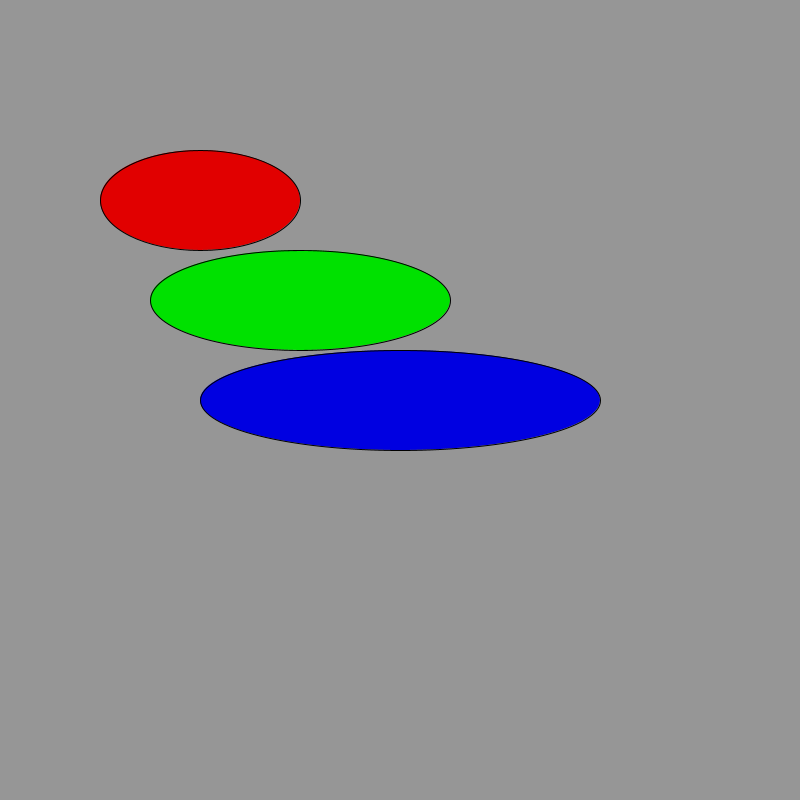
Frame 1 (no input)
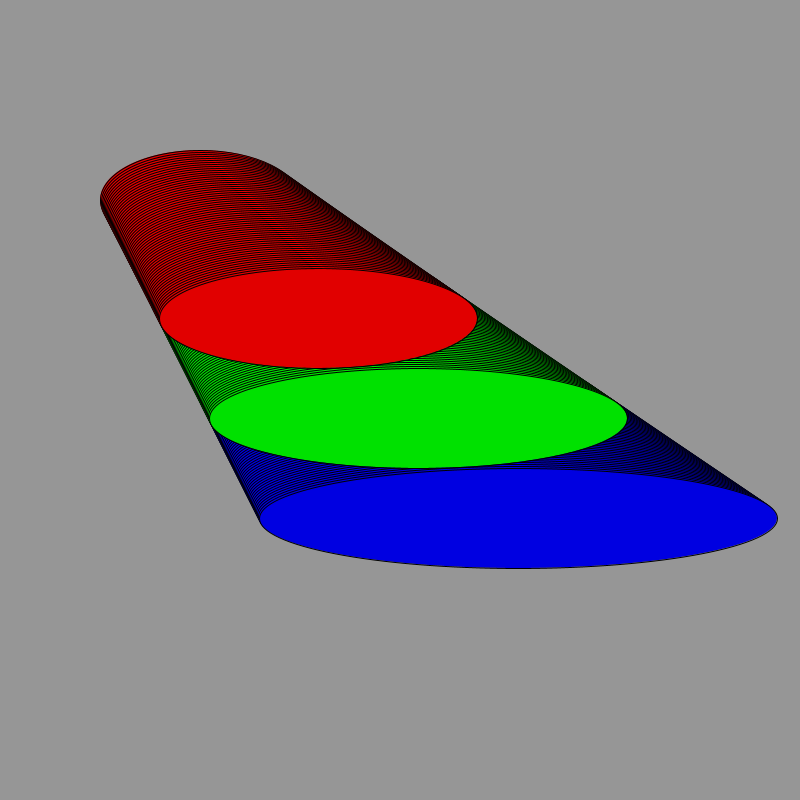
Frame 60 (the mouse pressed at the canvas centre just before this capture)
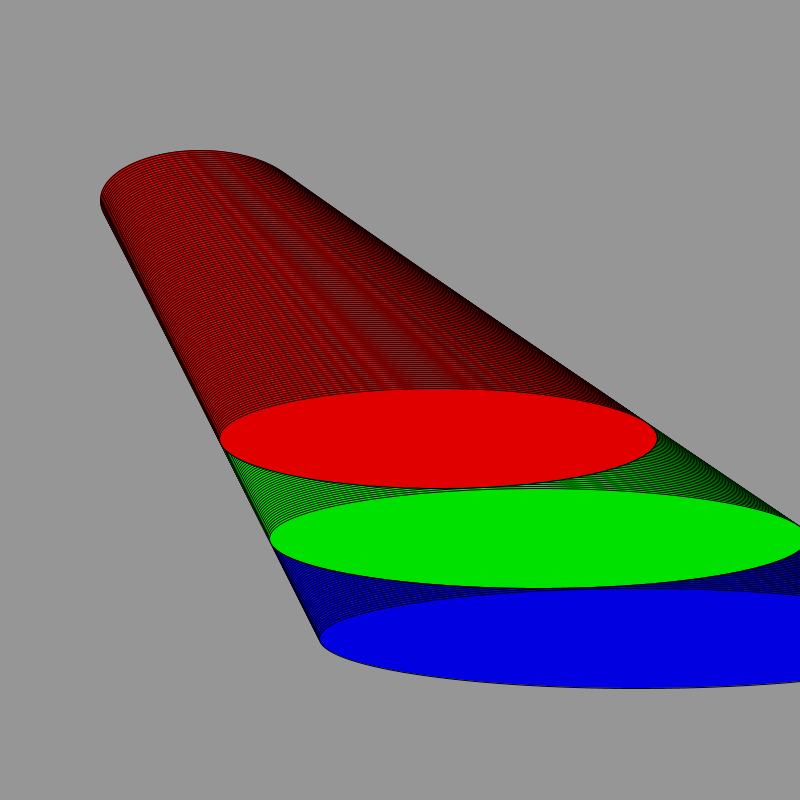
Frame 120 (the mouse held since frame 60 and released just before this capture)

The Processing sketch that drew these frames (run headless with seeded random() and noise(); from frame 60 on, the mouse is pressed at the canvas centre):

// Processing sketch: bouncing_spheres2
// ── bouncing_spheres2.pde
int x1 = 400;
int grow1 = 2;
int x2 = 300;
int grow2 = 2;
int x3 = 200;
int grow3 = 2;


void setup()
{
  size(800,800);
  background(150);
  smooth();
}


void draw()
{
  fill(0,0,225);
  ellipse(x1,x1,x1,100);
  x1 = x1 + grow1;
  
  if((x1 >= width - 54) || (x1 <= 54))
  {
    grow1 = grow1 * -1;
  }
  
  fill(0,225,0);
  ellipse(x2,x2,x2,100);
  x2 = x2  + grow2;
  
  if((x2 >= width - 54) || (x2 <= 54))
  {
    grow2 = grow2 * -1;
  }
  
  fill(225,0,0);
  ellipse(x3,x3,x3,100);
  x3 = x3 + grow3;
  
  if((x3 >= width - 54) || (x3 <= 54))
  {
    grow3 = grow3 * -1;
  }  
}  
